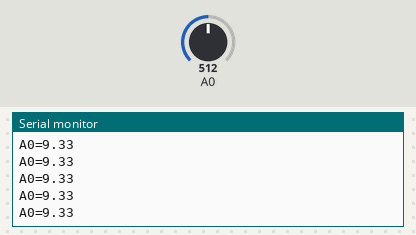
Recording of a sketch running on a simulated Arduino Uno, built with avr-gcc and run on an emulated ATmega328P. Shown: the last lines printed to the serial monitor. Inputs (shaded band) come from the test bench; at power-on: A0 = 512.

Above: at 1.2 s.
1.3 s: A0 set to 716
At 1.31 s:
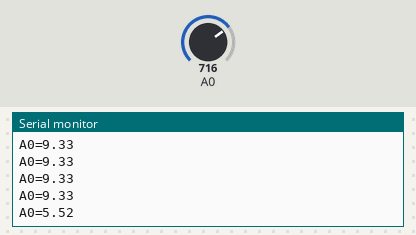
2.8 s: A0 set to 900
At 2.82 s:
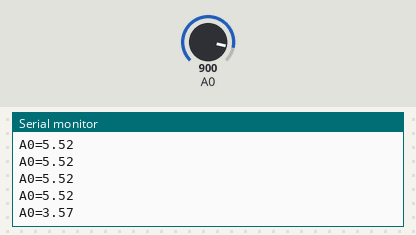
Timing chart, 0 to 5.8 s (numbered marks = the images above; inputs shaded):
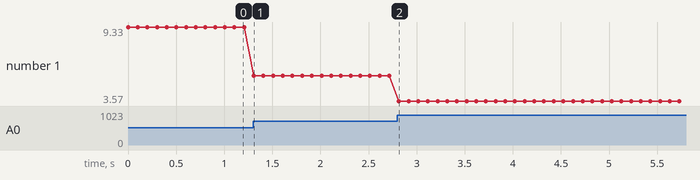

The sketch:

infrared_sensor_measurng.ino
```cpp
#include <Arduino.h>

void setup() {
  // put your setup code here, to run once:
  Serial.begin(9600);
}

void loop() {
  // put your main code here, to run repeatedly:
  float k = 0;
  int a = analogRead(A0);
  k = 6787 / (a - 3.0) - 4;
  Serial.print("A0=");
  Serial.println(k);

  delay(100);
}
```

Measured:
- after the input at 1.3 s, the serial monitor: prints a new line at once (image 1)
- after the input at 2.8 s, the serial monitor: prints a new line at once (image 2)
- plotted number 1: 9.33 → 5.52 after the input at 1.3 s, 5.52 → 3.57 after the input at 2.8 s
